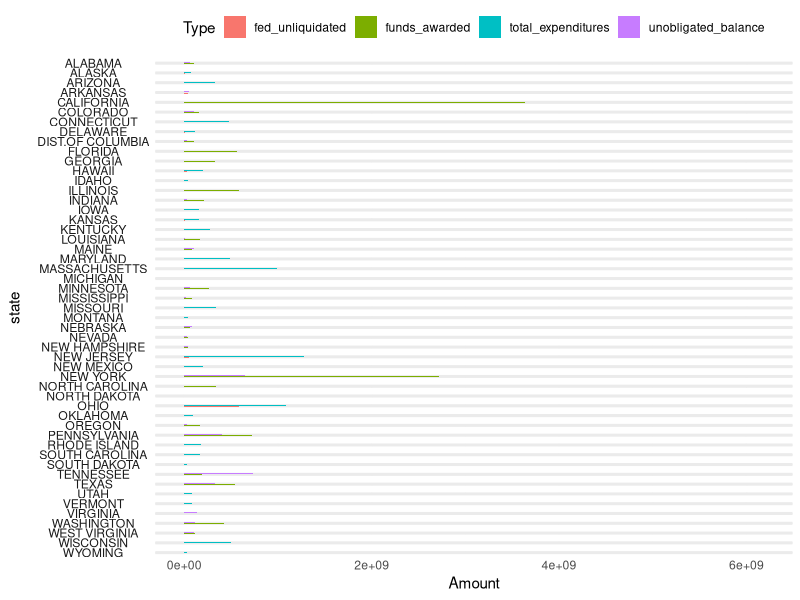
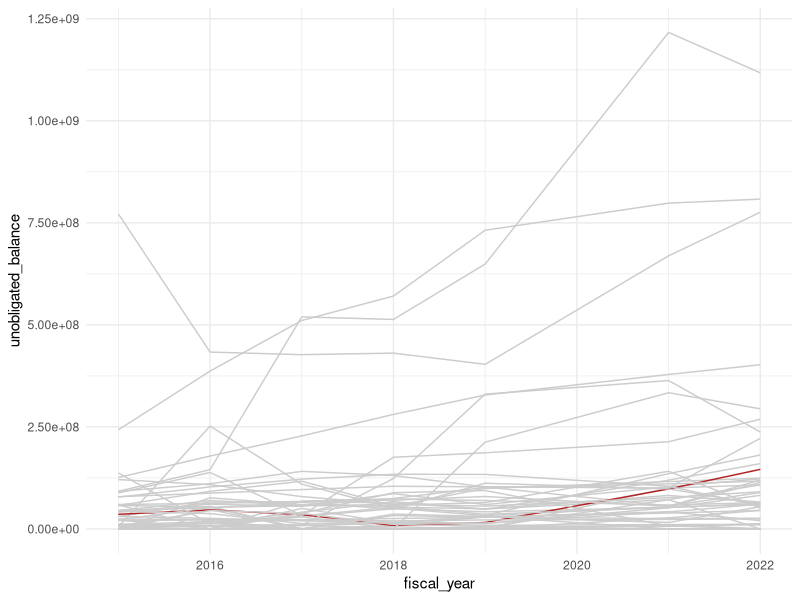
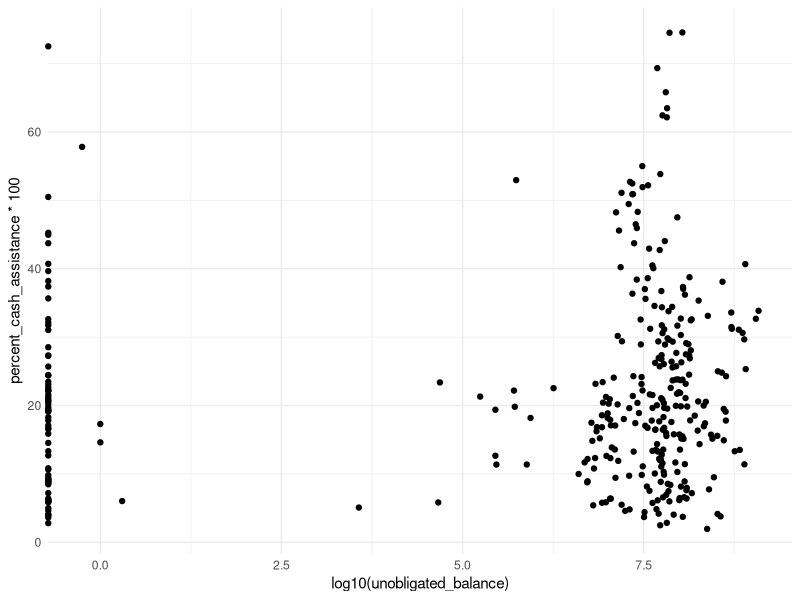
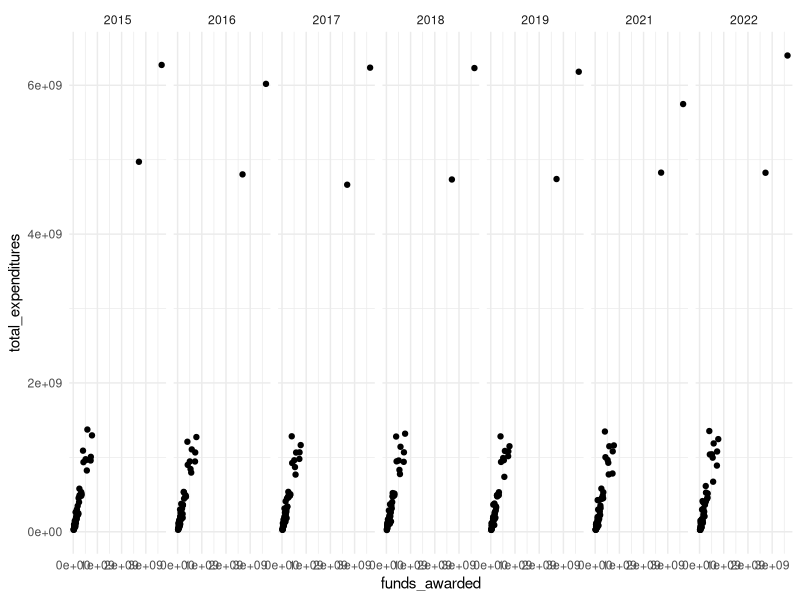
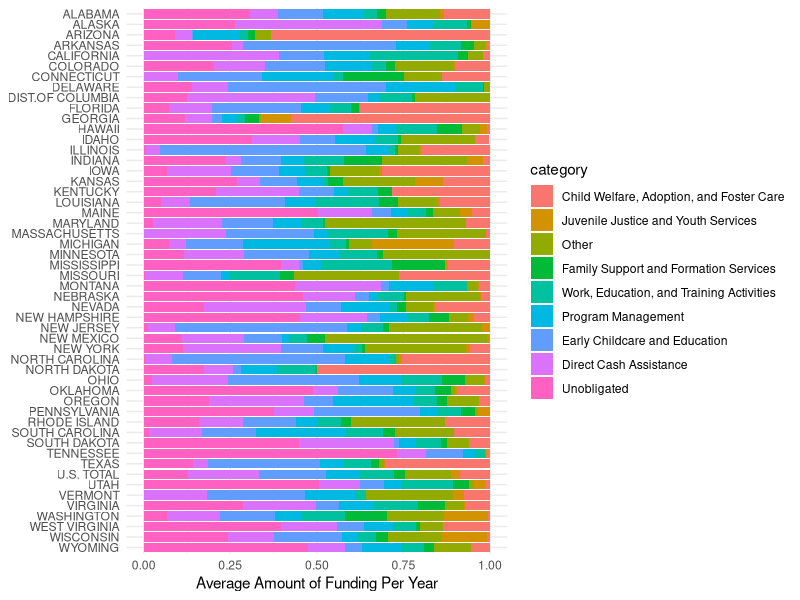

Write the R code that produced these figures, in order.
## ---- chunk 1
#| label: load-data-and-packages

# load packages
library(tidyverse)

# load data
expenditures <- read_csv("data/total_expenditures_2015_2022.csv")
## ---- chunk 2
#| label: eda-bar
#| fig-height: 15
#| fig-width: 8
expenditures |>
  select(state, fiscal_year, funds_awarded, total_expenditures, fed_unliquidated, unobligated_balance) |>
  pivot_longer(cols = funds_awarded:unobligated_balance,
               names_to = "Type",
               values_to = "Amount") |>
  filter(fiscal_year == 2019 & state != "U.S. TOTAL") |>
  ggplot(aes(x = Amount, y = state)) +
  geom_col(aes(x = Amount, y = Type, fill = Type), show.legend = TRUE) +
  coord_cartesian(clip = "off") +
  facet_wrap(~state, ncol = 1, strip.position = "left") +
  theme_minimal() +
  theme(axis.text.y=element_blank(), 
      axis.ticks.y = element_blank(),
      strip.text.y.left = element_text(angle = 0),
      legend.position = "top")
## ---- chunk 3
#| label: eda-line

expenditures |>
  select(state, fiscal_year, unobligated_balance, fed_unliquidated, funds_awarded) |>
  filter(state != "U.S. TOTAL" & state != "DIST.OF COLUMBIA") |>
  mutate(line_color = if_else(state == "MISSISSIPPI", "firebrick", "gray80")) |>
  ggplot(aes(x = fiscal_year, y = unobligated_balance)) +
  geom_line(aes(x = fiscal_year, y = unobligated_balance, group = state, color = line_color), show.legend = FALSE) +
  coord_cartesian(clip = "off") +
  scale_color_manual(values = c("firebrick", "gray80")) +
  #facet_wrap(~state, ncol = 1, strip.position = "left") +
  theme_minimal() +
  theme(#axis.text.y=element_blank(), 
      #axis.ticks.y = element_blank(),
      #strip.text.y.left = element_text(angle = 0),
      legend.position = "top")
## ---- chunk 4
#| fig-width: 10
#| fig-height: 5

expenditures <- expenditures |>
  mutate(percent_cash_assistance = basic_assistance / total_expenditures)

expenditures |>
  filter(state != "U.S. TOTAL" & state != "DIST.OF COLUMBIA") |>
  ggplot(aes(x = log10(unobligated_balance), y = percent_cash_assistance*100), alpha = 0.5) +
  geom_point() +
  coord_cartesian(clip = "off") +
  #facet_wrap(~state, nrow = 5, ncol = 10) +
  theme_minimal()
## ---- chunk 5
#| fig-width: 10
#| fig-height: 2
expenditures |>
  filter(state != "U.S. TOTAL" & state != "DIST. OF COLUMBIA") |>
  ggplot(aes(x = funds_awarded, y = total_expenditures)) +
  geom_point() +
  facet_wrap(~fiscal_year, nrow = 1) +
  theme_minimal()
## ---- chunk 6
#| label: segmented-bar
#| fig-height: 12
#| fig-width: 10

# create a bar plot of total expenditures per year by state
expenditures_bar <- expenditures |>
  pivot_longer(cols = funds_awarded:unobligated_balance, names_to = "category", values_to = "amount") |>
  group_by(category, state) |>
  summarize(average_amount = mean(amount), .groups = "drop") |>
  mutate(category = case_when(
    category %in% c("basic_assistance_no_subsidies") ~ "Direct Cash Assistance",
    category %in% c("basic_assistance_subsidies", "other_assistance_foster",
                    "non_assistance_welfare_foster", "child_welfare") ~ "Child Welfare, Adoption, and Foster Care",
    category %in% c("other_assistance_juvenile_justice",
                    "non_assistance_juvenile_justice",
                    "children_youth_services") ~ "Juvenile Justice and Youth Services",
    category %in% c("work_ed", "work_supports", "financial_ed") ~ "Work, Education, and Training Activities",
    category %in% c("early_ed") ~ "Early Childcare and Education",
    category %in% c("support__services", "pregnancy_prevention", "fatherhood_programs", "home_visiting") ~ "Family Support and Formation Services",
    category %in% c("program_mgmt") ~ "Program Management",
    category %in% c("other", "other_assistance_emergency", "non_assistance_emergency", "eitc_refundable", "short_term_benefits", "non_eitc_refundable") ~ "Other",
    category == "unobligated_balance" ~ "Unobligated"
  )) |>
  filter(!is.na(category))

expenditures_bar |>
  mutate(category = fct_reorder(category, average_amount)) |>
  ggplot(aes(y = fct_rev(state))) +
  geom_col(aes(x = average_amount, fill = category), position = "fill") +
  #scale_fill_brewer(palette = "Dark2") +
  theme_minimal() +
  labs(y = NULL, x = "Average Amount of Funding Per Year")
